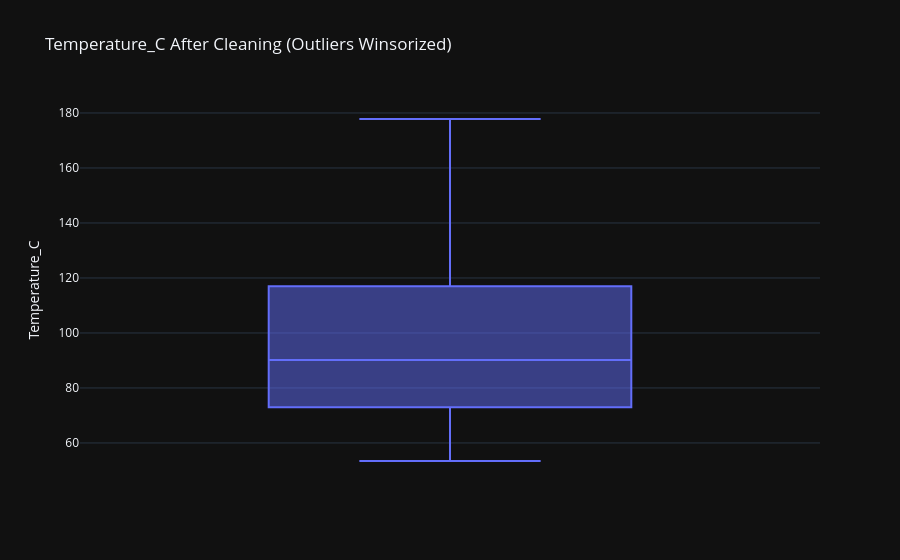

Notebook cell for this chart:
### Code cell
px.box(cleaned, y='Temperature_C', title='Temperature_C After Cleaning (Outliers Winsorized)')

### Figure 1 — Plotly figure (JSON) as saved in the notebook; plotly's stock layout.template omitted (floating-point values rounded to 4 significant figures; data arrays with more than 128 entries replaced by an {"elided": "..."} marker saying what was removed)
{"data": [{"alignmentgroup": "True", "hovertemplate": "Temperature_C=%{y}<extra></extra>", "legendgroup": "", "marker": {"color": "#636efa"}, "name": "", "notched": false, "offsetgroup": "", "orientation": "v", "showlegend": false, "type": "box", "x0": " ", "xaxis": "x", "y": {"elided": "22000 float values"}, "y0": " ", "yaxis": "y"}], "layout": {"boxmode": "group", "legend": {"tracegroupgap": 0}, "title": {"text": "Temperature_C After Cleaning (Outliers Winsorized)"}, "xaxis": {"anchor": "y", "domain": [0.0, 1.0]}, "yaxis": {"anchor": "x", "domain": [0.0, 1.0], "title": {"text": "Temperature_C"}}}}
